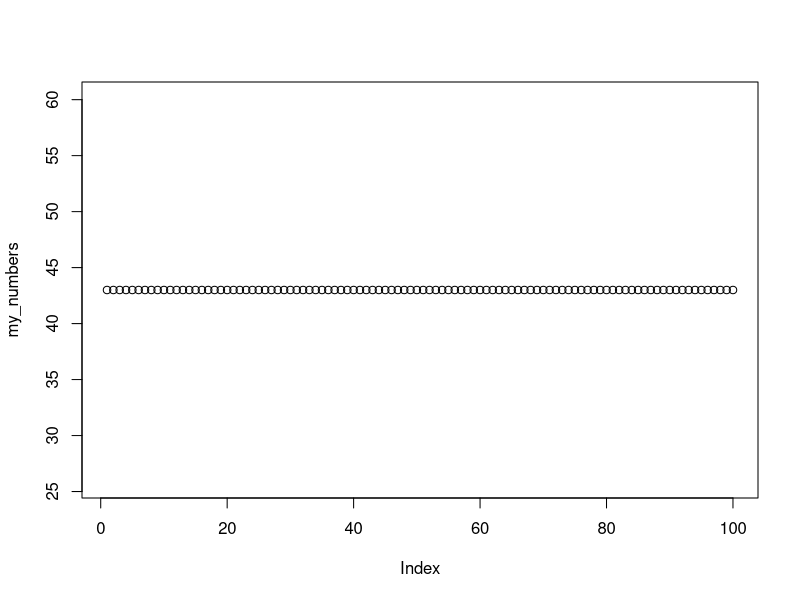
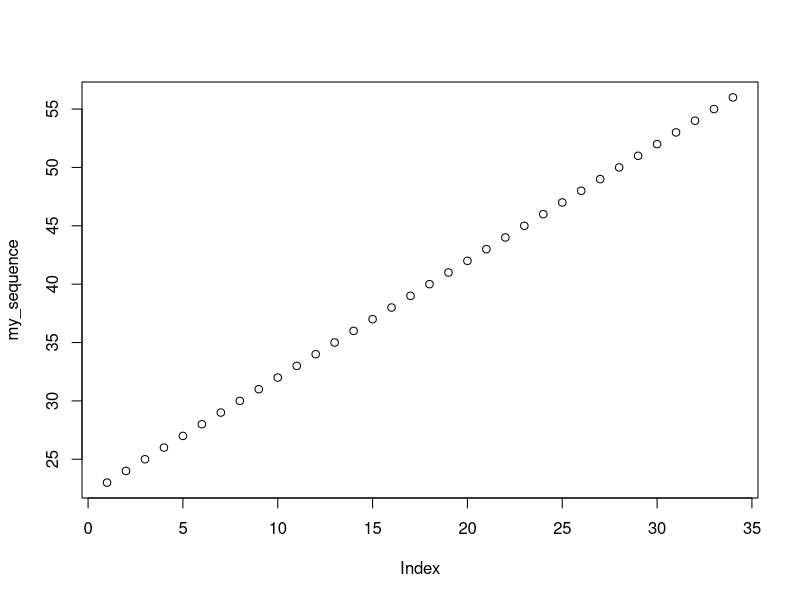
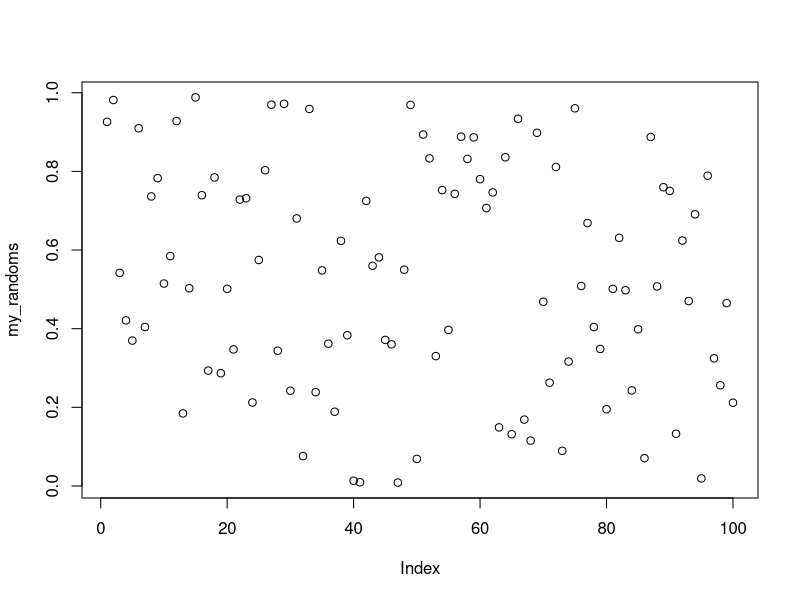
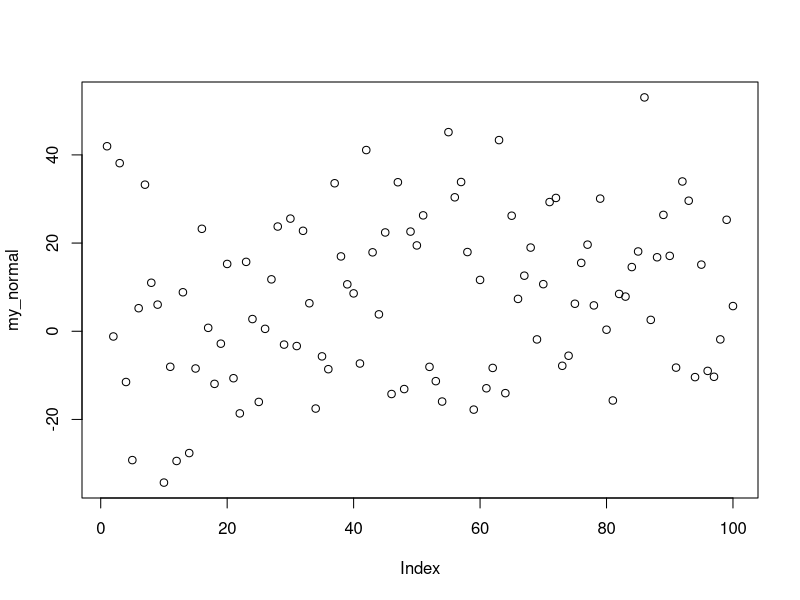
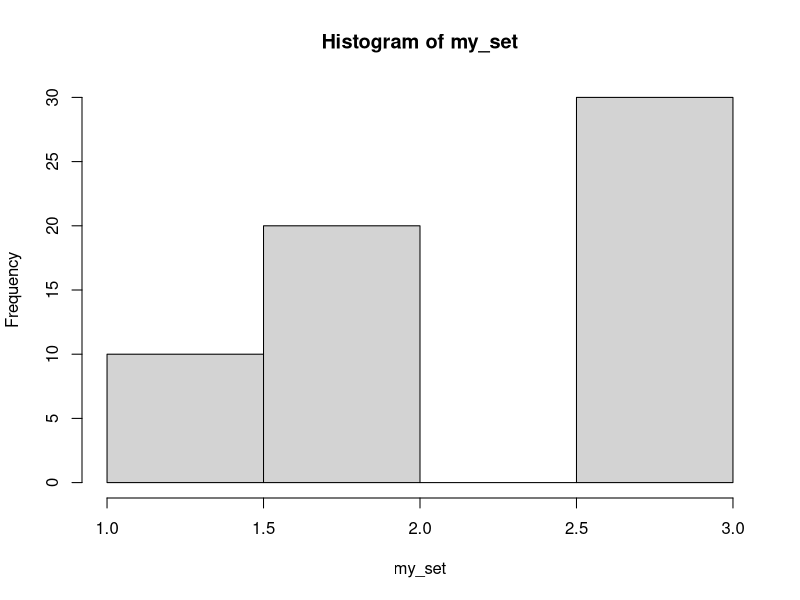
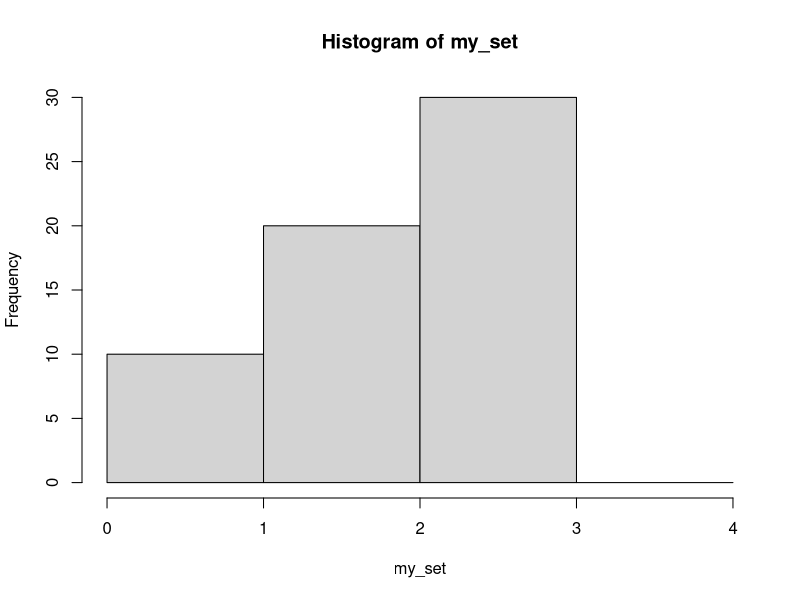
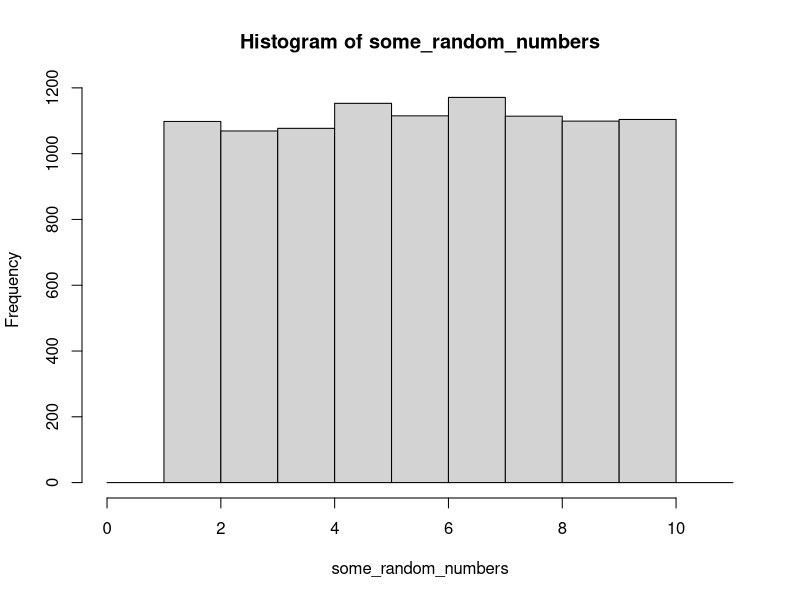
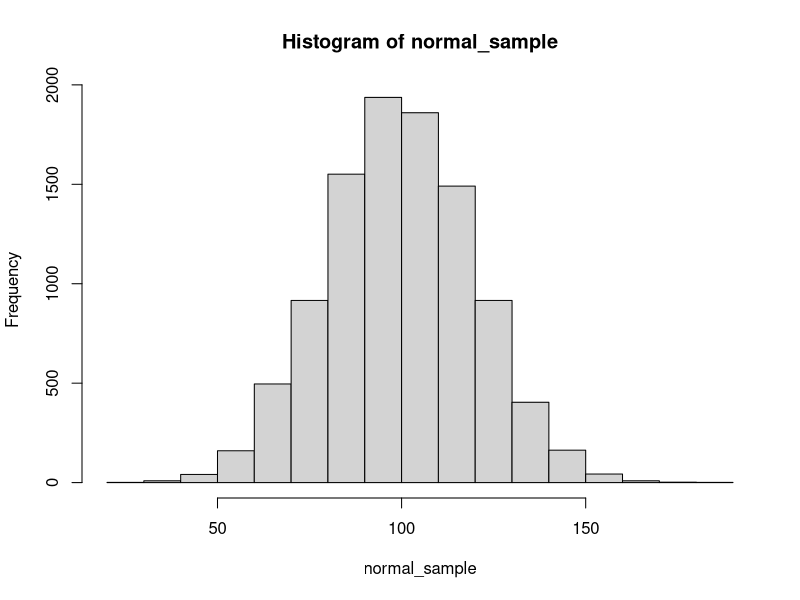

Here is the R script that generated these plots, in order:
## ---- chunk 1
1+1
## ---- chunk 2
7+100
43-23
34*4
22/2
1+(2*3)+5
## ---- chunk 3
# this is a comment
a <- 1+1
b <- 2*3
c <- a+b

## ---- chunk 4
# this is a comment
a <- 1+1 # puts 1+1 into new variable a
b <- 2*3 # puts 2 times 3 into new variable b
c <- a+b # puts the sum of variable a and b into c
## ---- chunk 5
a <- 1+1
## ---- chunk 6
normal_100 <- rnorm(100,100,20)
## ---- chunk 7
my_numbers <- rep(43,100)
## ---- chunk 8
my_sequence <- seq(23,56,1)
## ---- chunk 9
my_randoms <- runif(100,0,1)
## ---- chunk 10
my_normal <- rnorm(100,10,20)
## ---- chunk 11
plot(my_numbers)
## ---- chunk 12
plot(my_sequence)
## ---- chunk 13
plot(my_randoms)
## ---- chunk 14
plot(my_normal)
## ---- chunk 15
my_set <- c(rep(1,10),rep(2,20),rep(3,30))
## ---- chunk 16
my_set
## ---- chunk 17
hist(my_set)
## ---- chunk 18
hist(my_set, breaks=c(0,1,2,3,4))
## ---- chunk 19
some_random_numbers <- runif(10000,1,10)
hist(some_random_numbers,breaks=seq(0,11,1))
#notice I set the breaks using the seq() function
## ---- chunk 20
normal_sample <- rnorm(10000,100,20)
hist(normal_sample)
